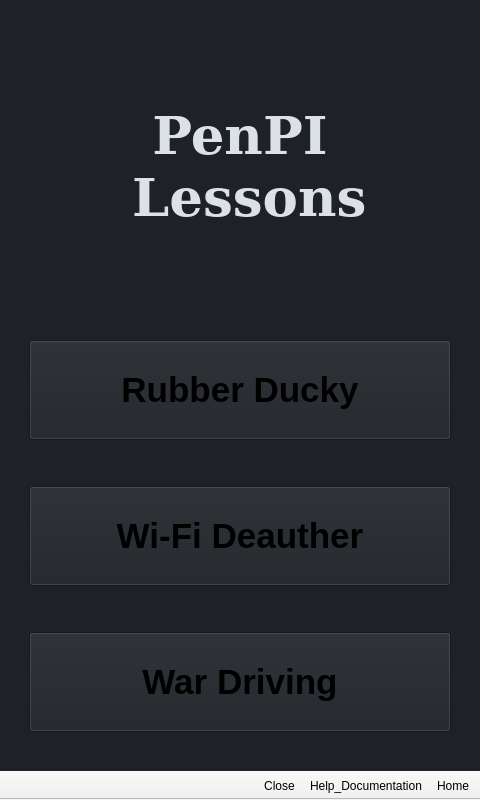
<?xml version="1.0" encoding="UTF-8"?>
<ui version="4.0">
 <class>Main_Window</class>
 <widget class="QMainWindow" name="Main_Window">
  <property name="geometry">
   <rect>
    <x>0</x>
    <y>0</y>
    <width>480</width>
    <height>800</height>
   </rect>
  </property>
  <property name="minimumSize">
   <size>
    <width>480</width>
    <height>800</height>
   </size>
  </property>
  <property name="maximumSize">
   <size>
    <width>480</width>
    <height>800</height>
   </size>
  </property>
  <property name="windowTitle">
   <string>Main_Window</string>
  </property>
  <widget class="QWidget" name="Central_Widget">
   <property name="styleSheet">
    <string notr="true">background-color: rgb(30, 34, 39);
</string>
   </property>
   <layout class="QVBoxLayout" name="verticalLayout_2">
    <item>
     <widget class="QStackedWidget" name="Stacked_Widget">
      <property name="enabled">
       <bool>true</bool>
      </property>
      <widget class="QWidget" name="Main_Menu_Widget">
       <layout class="QVBoxLayout" name="verticalLayout">
        <property name="leftMargin">
         <number>20</number>
        </property>
        <property name="rightMargin">
         <number>20</number>
        </property>
        <property name="bottomMargin">
         <number>30</number>
        </property>
        <item>
         <spacer name="horizontalSpacer_6">
          <property name="orientation">
           <enum>Qt::Horizontal</enum>
          </property>
          <property name="sizeHint" stdset="0">
           <size>
            <width>40</width>
            <height>20</height>
           </size>
          </property>
         </spacer>
        </item>
        <item>
         <widget class="QLabel" name="title">
          <property name="font">
           <font>
            <family>DejaVu Serif</family>
            <pointsize>40</pointsize>
            <bold>true</bold>
           </font>
          </property>
          <property name="styleSheet">
           <string notr="true">color: rgb(220, 225, 232);</string>
          </property>
          <property name="text">
           <string>PenPI
 Lessons</string>
          </property>
          <property name="alignment">
           <set>Qt::AlignCenter</set>
          </property>
         </widget>
        </item>
        <item>
         <spacer name="horizontalSpacer_5">
          <property name="orientation">
           <enum>Qt::Horizontal</enum>
          </property>
          <property name="sizeType">
           <enum>QSizePolicy::Expanding</enum>
          </property>
          <property name="sizeHint" stdset="0">
           <size>
            <width>40</width>
            <height>40</height>
           </size>
          </property>
         </spacer>
        </item>
        <item>
         <widget class="QPushButton" name="rubber_ducky_button">
          <property name="minimumSize">
           <size>
            <width>419</width>
            <height>100</height>
           </size>
          </property>
          <property name="font">
           <font>
            <pointsize>26</pointsize>
            <bold>true</bold>
           </font>
          </property>
          <property name="text">
           <string>Rubber Ducky</string>
          </property>
         </widget>
        </item>
        <item>
         <spacer name="horizontalSpacer">
          <property name="orientation">
           <enum>Qt::Horizontal</enum>
          </property>
          <property name="sizeHint" stdset="0">
           <size>
            <width>40</width>
            <height>40</height>
           </size>
          </property>
         </spacer>
        </item>
        <item>
         <widget class="QPushButton" name="wifi_deauther_button">
          <property name="minimumSize">
           <size>
            <width>419</width>
            <height>100</height>
           </size>
          </property>
          <property name="font">
           <font>
            <pointsize>26</pointsize>
            <bold>true</bold>
           </font>
          </property>
          <property name="text">
           <string>Wi-Fi Deauther</string>
          </property>
         </widget>
        </item>
        <item>
         <spacer name="horizontalSpacer_3">
          <property name="orientation">
           <enum>Qt::Horizontal</enum>
          </property>
          <property name="sizeHint" stdset="0">
           <size>
            <width>40</width>
            <height>40</height>
           </size>
          </property>
         </spacer>
        </item>
        <item>
         <widget class="QPushButton" name="war_driving_button">
          <property name="minimumSize">
           <size>
            <width>419</width>
            <height>100</height>
           </size>
          </property>
          <property name="font">
           <font>
            <pointsize>26</pointsize>
            <bold>true</bold>
           </font>
          </property>
          <property name="text">
           <string>War Driving</string>
          </property>
         </widget>
        </item>
       </layout>
      </widget>
      <widget class="QWidget" name="Man_in_the_Middle_Widget"/>
      <widget class="Deauther" name="WiFi_Deauther_Widget"/>
      <widget class="RubberDucky" name="Rubber_Ducky_Widget"/>
      <widget class="WarDriving" name="War_Driving_Widget"/>
     </widget>
    </item>
   </layout>
  </widget>
  <widget class="QToolBar" name="Tool_Bar">
   <property name="windowTitle">
    <string>Tool_Bar</string>
   </property>
   <property name="layoutDirection">
    <enum>Qt::RightToLeft</enum>
   </property>
   <property name="styleSheet">
    <string notr="true">background-color: rgb(40, 44, 52);

QToolButton 
{
	margin: 0px 10px;
}</string>
   </property>
   <property name="movable">
    <bool>false</bool>
   </property>
   <property name="iconSize">
    <size>
     <width>60</width>
     <height>40</height>
    </size>
   </property>
   <property name="floatable">
    <bool>false</bool>
   </property>
   <attribute name="toolBarArea">
    <enum>BottomToolBarArea</enum>
   </attribute>
   <attribute name="toolBarBreak">
    <bool>false</bool>
   </attribute>
   <addaction name="action_home"/>
   <addaction name="action_help"/>
   <addaction name="action_close"/>
  </widget>
  <action name="action_home">
   <property name="icon">
    <iconset resource="icons.qrc">
     <normaloff>:/icons/toolbar/16/user-home.svg</normaloff>:/icons/toolbar/16/user-home.svg</iconset>
   </property>
   <property name="text">
    <string>Home</string>
   </property>
  </action>
  <action name="action_help">
   <property name="icon">
    <iconset resource="icons.qrc">
     <normaloff>:/icons/toolbar/16/help-about.svg</normaloff>:/icons/toolbar/16/help-about.svg</iconset>
   </property>
   <property name="text">
    <string>Help_Documentation</string>
   </property>
  </action>
  <action name="action_close">
   <property name="icon">
    <iconset resource="icons.qrc">
     <normaloff>:/icons/toolbar/32/application-exit.svg</normaloff>:/icons/toolbar/32/application-exit.svg</iconset>
   </property>
   <property name="text">
    <string>Close</string>
   </property>
  </action>
 </widget>
 <customwidgets>
  <customwidget>
   <class>RubberDucky</class>
   <extends>QWidget</extends>
   <header>rubberducky.h</header>
   <container>1</container>
  </customwidget>
  <customwidget>
   <class>WarDriving</class>
   <extends>QWidget</extends>
   <header>wardriving.h</header>
   <container>1</container>
  </customwidget>
  <customwidget>
   <class>Deauther</class>
   <extends>QWidget</extends>
   <header>deauther.h</header>
   <container>1</container>
  </customwidget>
 </customwidgets>
 <resources>
  <include location="icons.qrc"/>
 </resources>
 <connections/>
</ui>
